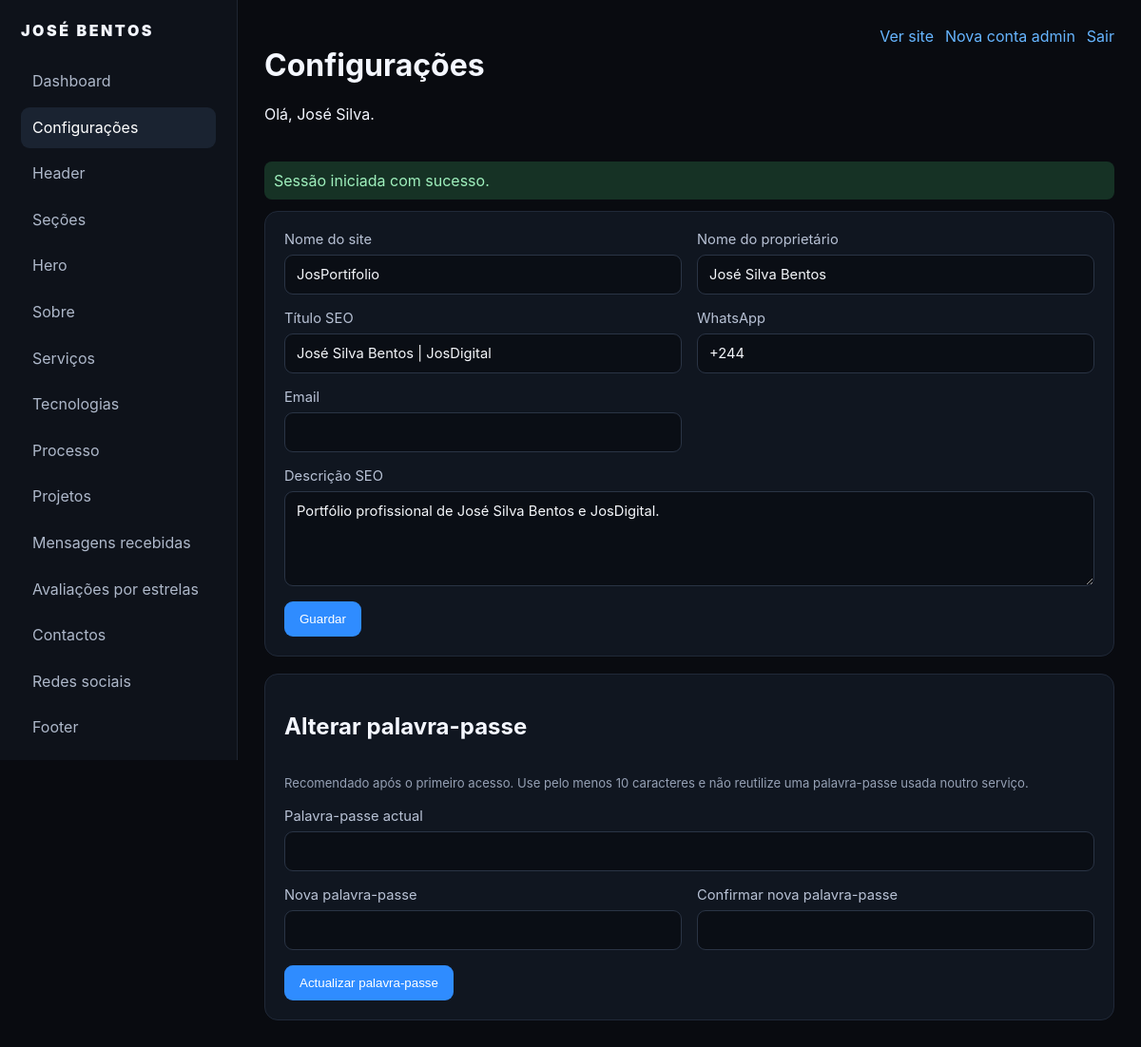
The app's page /admin.php?tab=settings (signed in) with its own data.
### tables this page shows
CREATE TABLE IF NOT EXISTS site_settings (
  id TINYINT UNSIGNED PRIMARY KEY,
  site_name VARCHAR(150) NOT NULL,
  brand_name VARCHAR(150) NOT NULL,
  owner_name VARCHAR(150) NOT NULL,
  site_title VARCHAR(255) DEFAULT NULL,
  meta_description TEXT DEFAULT NULL,
  whatsapp VARCHAR(50) DEFAULT NULL,
  email VARCHAR(255) DEFAULT NULL,
  created_at TIMESTAMP DEFAULT CURRENT_TIMESTAMP,
  updated_at TIMESTAMP DEFAULT CURRENT_TIMESTAMP ON UPDATE CURRENT_TIMESTAMP
);

### controllers/AdminController.php (called while the page is built, shortened)
<?php
require_once __DIR__ . '/../models/Admin.php';
require_once __DIR__ . '/../models/Content.php';
final class AdminController
{
    public function run(): void
    {
        $this->dashboard();
    }
    private function dashboard(): void
    {
        $tab = (string) ($_GET['tab'] ?? 'dashboard');
        $settings = Content::settings();
        $flash = consume_flash();
        require __DIR__ . '/../views/admin.php';
    }
}

### admin.php (called while the page is built, shortened)
<?php
require_once __DIR__ . '/config/database.php';
require_once __DIR__ . '/controllers/AdminController.php';
(new AdminController())->run();

### config/database.php (called while the page is built, shortened)
<?php
function db(): PDO
{
    static $pdo = null;
    if ($pdo instanceof PDO) {
        return $pdo;
    }
    try {
        $dsn = sprintf(
            'mysql:host=%s;dbname=%s;charset=utf8mb4',
            DB_HOST,
            DB_NAME
        );
        $pdo = new PDO($dsn, DB_USER, DB_PASS, [
            PDO::ATTR_ERRMODE => PDO::ERRMODE_EXCEPTION,
            PDO::ATTR_DEFAULT_FETCH_MODE => PDO::FETCH_ASSOC,
            PDO::ATTR_EMULATE_PREPARES => false,
            PDO::ATTR_STRINGIFY_FETCHES => false,
        ]);
        return $pdo;
    } catch (PDOException $e) {
        error_log('JosPortifolio DB error: ' . $e->getMessage());
        throw new RuntimeException(
            'Não foi possível estabelecer ligação com a base de dados.',
            0,
            $e
        );
    }
}
function e(?string $value): string
{
    return htmlspecialchars((string) $value, ENT_QUOTES, 'UTF-8');
}
function consume_flash(): ?array
{
    $flash = $_SESSION['flash'] ?? null;
    return is_array($flash) ? $flash : null;
}

### models/Content.php (called while the page is built, shortened)
<?php
require_once __DIR__ . '/../config/database.php';
final class Content
{
    public static function settings(): array
    {
        $stmt = db()->prepare('SELECT * FROM site_settings WHERE id = 1 LIMIT 1');
        $stmt->execute();
        return $stmt->fetch() ?: [];
    }
}

### views/admin.php (the view, shortened to what this page needs)
<?php
$tab = $tab ?? 'dashboard';
$settings = $settings ?? [];
$flash = $flash ?? null;
?>
<!DOCTYPE html>
<html lang="pt-AO">
<head>
    <link rel="stylesheet" href="assets/css/admin.css">
</head>
<body>
<div class="admin-shell">
    <aside class="sidebar">
        <div class="brand">JOSÉ BENTOS</div>
        <nav>
            <?php
            $nav = [
                'dashboard' => 'Dashboard',
                'settings' => 'Configurações',
                'header' => 'Header',
                'sections' => 'Seções',
                'hero' => 'Hero',
                'about' => 'Sobre',
                'services' => 'Serviços',
                'technologies' => 'Tecnologias',
                'process' => 'Processo',
                'projects' => 'Projetos',
                'messages' => 'Mensagens recebidas',
                'ratings' => 'Avaliações por estrelas',
                'contact' => 'Contactos',
                'social' => 'Redes sociais',
                'footer' => 'Footer',
            ];
            foreach ($nav as $key => $label):
            ?>
                <a href="admin.php?tab=<?= urlencode($key) ?>" class="<?= $tab === $key ? 'active' : '' ?>">
                    <span><?= e($label) ?></span>
                </a>
            <?php endforeach; ?>
        </nav>
    </aside>
    <main class="admin-main">
        <div class="admin-top">
            <div>
                <h1><?= e($nav[$tab] ?? 'Dashboard') ?></h1>
                <p>Olá, <?= e($_SESSION['admin_name'] ?? 'Administrador') ?>.</p>
            </div>
            <div class="admin-top-actions">
                <a href="index.php" target="_blank" rel="noopener noreferrer">Ver site</a>
                <a href="admin.php?action=register">Nova conta admin</a>
                <a href="admin.php?action=logout">Sair</a>
            </div>
        </div>
        <?php if ($flash): ?>
            <div class="alert <?= e($flash['type']) ?>"><?= e($flash['message']) ?></div>
        <?php endif; ?>
        <?php if ($tab === 'dashboard'): ?>
            <div class="cards">
                <div><strong><?= number_format($counts['projects'], 0, ',', '.') ?></strong><span>Projetos</span></div>
                <div><strong><?= number_format($counts['published'], 0, ',', '.') ?></strong><span>Publicados</span></div>
                <div><strong><?= number_format($counts['views'], 0, ',', '.') ?></strong><span>Visualizações</span></div>
                <div><strong><?= number_format($counts['ratings'], 0, ',', '.') ?></strong><span>Avaliações</span></div>
                <div><strong><?= number_format($counts['messages'], 0, ',', '.') ?></strong><span>Mensagens novas</span></div>
            </div>
            <div class="admin-panel">
                <h2>Estrutura sincronizada</h2>
                <p class="admin-note">As imagens e ícones são servidos a partir da tabela <strong>media</strong> através de <code>media.php?id=...</code>. Cada projeto aceita até quatro slots: 1 capa + 3 imagens.</p>
            </div>
        <?php elseif ($tab === 'settings'): ?>
            <form class="admin-panel form-grid" method="post">
                <label>Nome do site<input name="site_name" value="<?= e($settings['site_name'] ?? '') ?>" required></label>
                <label>Nome do proprietário<input name="owner_name" value="<?= e($settings['owner_name'] ?? '') ?>" required></label>
                <label>Título SEO<input name="site_title" value="<?= e($settings['site_title'] ?? '') ?>"></label>
                <label>WhatsApp<input name="whatsapp" value="<?= e($settings['whatsapp'] ?? '') ?>"></label>
                <label>Email<input type="email" name="email" value="<?= e($settings['email'] ?? '') ?>"></label>
                <label class="full">Descrição SEO<textarea name="meta_description"><?= e($settings['meta_description'] ?? '') ?></textarea></label>
                <button class="admin-btn" type="submit">Guardar</button>
            </form>
            <form class="admin-panel form-grid" method="post" action="admin.php?tab=settings" autocomplete="off">
                <h2 class="full">Alterar palavra-passe</h2>
                <p class="upload-hint full">Recomendado após o primeiro acesso. Use pelo menos 10 caracteres e não reutilize uma palavra-passe usada noutro serviço.</p>
                <label class="full">Palavra-passe actual<input type="password" name="current_password" required autocomplete="current-password"></label>
                <label>Nova palavra-passe<input type="password" name="new_password" minlength="10" required autocomplete="new-password"></label>
                <label>Confirmar nova palavra-passe<input type="password" name="password_confirmation" minlength="10" required autocomplete="new-password"></label>
                <button class="admin-btn" type="submit">Actualizar palavra-passe</button>
            </form>
        <?php endif; ?>
    </main>
</div>
</body>
</html>

### assets/css/admin.css (style rules this page uses)
* { box-sizing:border-box }
body { margin:0;font-family:Inter,Arial,sans-serif;background:#090b10;color:#f4f7ff }
.admin-shell { min-height:100vh;display:grid;grid-template-columns:250px 1fr }
.sidebar { background:#0e121a;border-right:1px solid #1e2532;padding:22px;position:sticky;top:0;height:100vh }
.brand { font-weight:900;letter-spacing:.16em;margin-bottom:22px }
.sidebar nav { display:flex;flex-direction:column;gap:5px }
.sidebar a { padding:11px 12px;border-radius:9px;color:#aeb8ca;text-decoration:none }
.sidebar a:hover,.sidebar a.active { background:#1a2331;color:#fff }
.admin-main { padding:28px;max-width:1500px;width:100%;margin:0 auto }
.admin-top { display:flex;justify-content:space-between;align-items:flex-start;margin-bottom:24px }
.admin-top a { color:#66b5ff }
.admin-panel { background:#101620;border:1px solid #202938;border-radius:14px;padding:20px;margin-bottom:18px }
.form-grid { display:grid;grid-template-columns:repeat(2,minmax(0,1fr));gap:16px }
.form-grid .full { grid-column:1/-1 }
label { display:flex;flex-direction:column;gap:7px;color:#b8c2d5;font-size:.92rem }
input,textarea,select { background:#0a0e15;border:1px solid #2a3445;color:#f5f7fb;border-radius:9px;padding:11px 12px;font:inherit }
textarea { resize:vertical;min-height:100px }
.admin-btn { background:#2f8cff;color:#fff;border:0;padding:11px 16px;border-radius:9px;cursor:pointer;width:max-content }
.alert { padding:10px;border-radius:8px;margin-bottom:12px }
.admin-top-actions { display:flex;gap:12px;flex-wrap:wrap }
.admin-top-actions a { color:#66b5ff;text-decoration:none }
.alert.success { background:#163225;color:#9ff0bd }
.upload-hint,.form-help { display:block;color:#95a0b4;font-size:.82rem;line-height:1.5;margin:0 }
.sidebar nav a { line-height:1.35 }
.sidebar { overflow-y:auto }
.sidebar nav a { display:flex;align-items:center;justify-content:space-between;gap:10px }

### records on screen
site_settings: site_name "JosPortifolio", owner_name "José Silva Bentos", site_title "José Silva Bentos | JosDigital", whatsapp "+244", meta_description "Portfólio profissional de José Silva Bentos e JosDigital."

### other values on screen
$label "Dashboard"
$label "Configurações"
$label "Header"
$label "Seções"
$label "Hero"
$label "Sobre"
$label "Serviços"
$label "Tecnologias"
$label "Processo"
$label "Projetos"
$label "Mensagens recebidas"
$label "Avaliações por estrelas"
$label "Contactos"
$label "Redes sociais"
$label "Footer"
